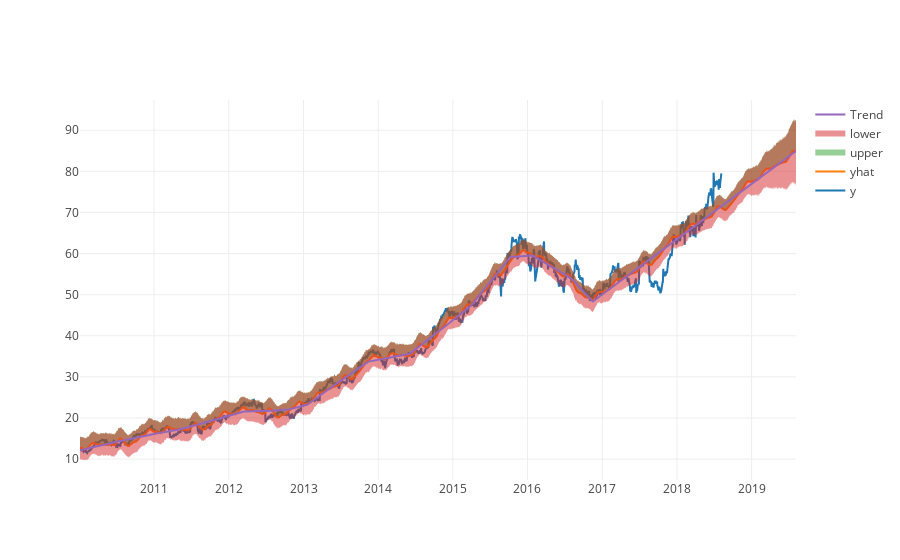

Write notebook code for a chart like this one.
### Code cell
iplot([
    go.Scatter(x=Nike['ds'], y=Nike['y'], name='y'),
    go.Scatter(x=forecast['ds'], y=forecast['yhat'], name='yhat'),
    go.Scatter(x=forecast['ds'], y=forecast['yhat_upper'], fill='tonexty', mode='none', name='upper'),
    go.Scatter(x=forecast['ds'], y=forecast['yhat_lower'], fill='tonexty', mode='none', name='lower'),
    go.Scatter(x=forecast['ds'], y=forecast['trend'], name='Trend')
])

### Figure 1 — Plotly figure (JSON) as saved in the notebook; plotly's stock layout.template omitted (floating-point values rounded to 4 significant figures; data arrays with more than 128 entries replaced by an {"elided": "..."} marker saying what was removed)
{"data": [{"name": "y", "type": "scatter", "x": {"elided": "2163 str values"}, "y": {"elided": "2163 float values"}}, {"name": "yhat", "type": "scatter", "x": {"elided": "2528 str values"}, "y": {"elided": "2528 float values"}}, {"fill": "tonexty", "mode": "none", "name": "upper", "type": "scatter", "x": {"elided": "2528 str values"}, "y": {"elided": "2528 float values"}}, {"fill": "tonexty", "mode": "none", "name": "lower", "type": "scatter", "x": {"elided": "2528 str values"}, "y": {"elided": "2528 float values"}}, {"name": "Trend", "type": "scatter", "x": {"elided": "2528 str values"}, "y": {"elided": "2528 float values"}}], "layout": {}}
